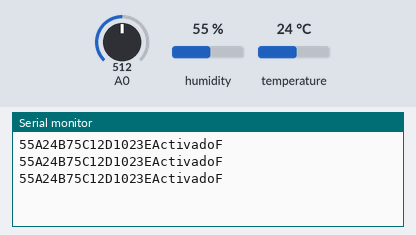
Simulated run of this sketch. Board: Arduino Uno, built with avr-gcc and run on an emulated ATmega328P. On the bench: the last lines printed to the serial monitor. Inputs (shaded band) come from the test bench; at power-on: humidity 55 %, A0 = 512, temperature 24 °C.

Above: at 1.2 s.
1.3 s: humidity set to 22 %
At 2.62 s:
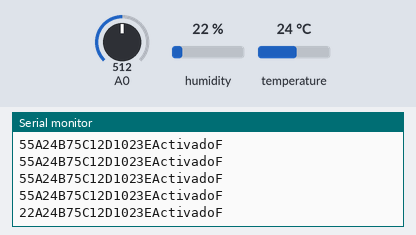
2.8 s: A0 set to 716
At 3.02 s:
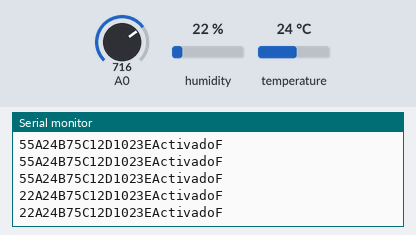
4.3 s: temperature set to 12 °C
At 4.65 s:
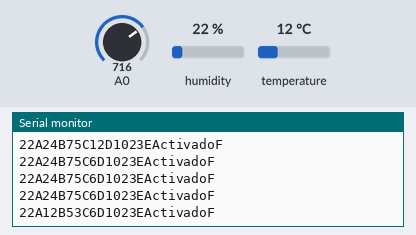
5.8 s: A0 set to 900
At 6.27 s:
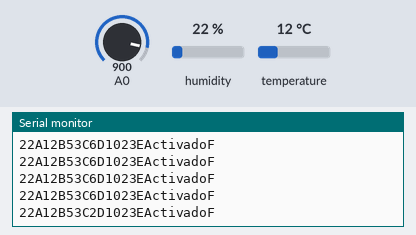
7.3 s: humidity set to 40 %
At 8.3 s:
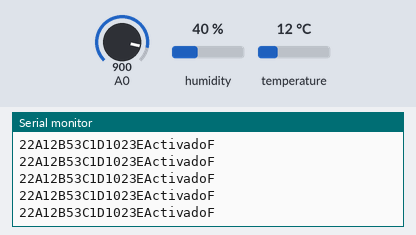
Timing chart, 0 to 9.8 s (numbered marks = the images above; inputs shaded):
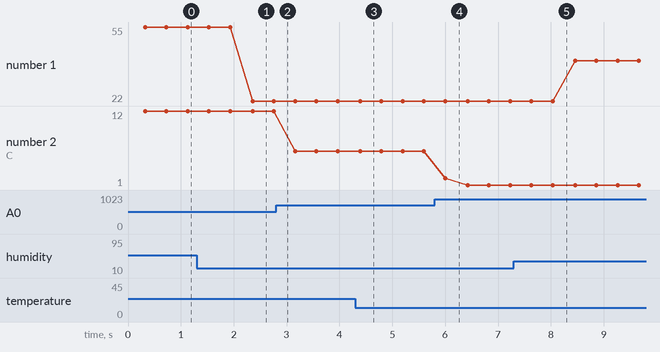

The sketch:

codigo_final.ino
```cpp
#include <Adafruit_Sensor.h>
#include <DHT.h>
#include <DHT_U.h>

///////// SENSOR DE TEMPERATURA/////////////////7
#include "DHT.h"

#define DHTPIN 12     // what digital pin we're connected to


#define DHTTYPE DHT11   // DHT 22  (AM2302), AM2321
DHT dht(DHTPIN, DHTTYPE);


//////// sensor de PH///////////////////////////////7
#include <Wire.h>

float calibration_value = 26.34;
int phval = 0;
unsigned long int avgval;
int buffer_arr[10], temp;

String str_data;


void setup() {


Serial.begin(115200);
dht.begin();

}

void loop() {


///// sensor de ph/////

for (int i = 0; i < 10; i++)
  {
    buffer_arr[i] = analogRead(A0);
    delay(30);
  }
  for (int i = 0; i < 9; i++)
  {
    for (int j = i + 1; j < 10; j++)
    {
      if (buffer_arr[i] > buffer_arr[j])
      {
        temp = buffer_arr[i];
        buffer_arr[i] = buffer_arr[j];
        buffer_arr[j] = temp;
      }
    }
  }
  avgval = 0;
  for (int i = 2; i < 8; i++)
    avgval += buffer_arr[i];
  float volt = (float)avgval * 5.0 / 1024 / 6;
  uint32_t ph_act = -5.70 * volt + calibration_value;


//////sensor de temperatura y humedad//////


  uint32_t h = dht.readHumidity();

  uint32_t t = dht.readTemperature();

  uint32_t f = dht.readTemperature(true);


  float hif = dht.computeHeatIndex(f, h);

  float hic = dht.computeHeatIndex(t, h, false);

 //Serial.print("Humidity: ");
  Serial.print(h);  Serial.print("A");
  //Serial.print(" %\t");
 // Serial.print("Temperature: ");
  Serial.print(t);  Serial.print("B");
  //Serial.print(" *C ");
  Serial.print(f);    Serial.print("C");
  //Serial.print(" *F\t");

//imprecio de medicion de pH
Serial.print(ph_act);  Serial.print("D");

Serial.print(1023);  Serial.print("E");


 str_data="Activado";
Serial.print(str_data);  Serial.print("F");


Serial.print("\n");

delay(100);

}
```

Measured:
- after the input at 1.3 s, the serial monitor: prints a new line after 1.1 s (image 1)
- after the input at 4.3 s, the serial monitor: prints a new line after 0.09 s (image 3)
- after the input at 5.8 s, the serial monitor: prints a new line after 0.20 s (image 4)
- plotted number 1: 55 → 22 after the input at 1.3 s, 22 → 40 after the input at 7.3 s
- plotted number 2: 12 → 6 after the input at 2.8 s, 6 → 1 after the input at 5.8 s
